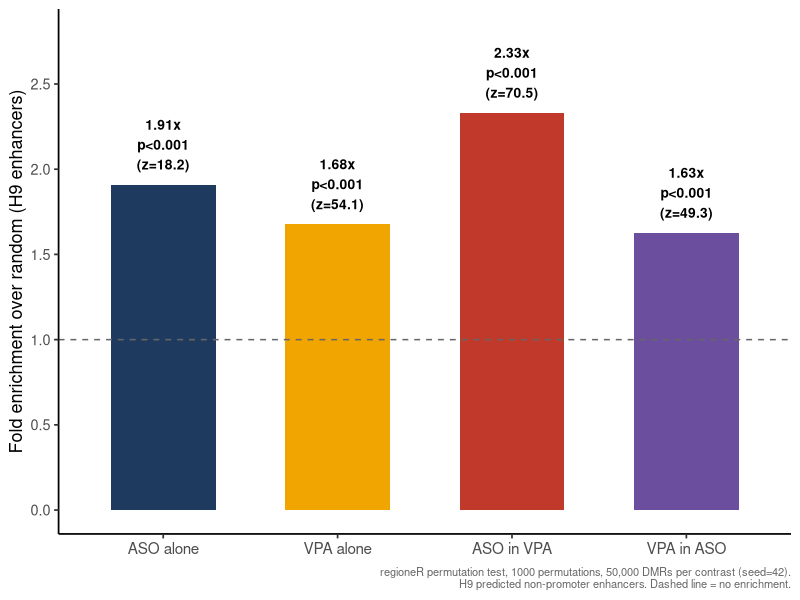

Source code (R):
#!/usr/bin/env Rscript
# 22_enhancer_plot.R
# Bar plot of H9 enhancer fold enrichment across four pairwise contrasts.
# Results from 21_enhancer_enrichment_pairwise.R (50k DMR subsample, 1000 perms).

.libPaths(c("~/R/library", .libPaths()))
library(ggplot2)
setwd("/gpfs/scratch/bt25018/sma_epigenomics_pipeline")

OUT <- "results/enhancer_pairwise"

COND_COLS <- c(
  "ASO alone"  = "#1F3A5F",
  "VPA alone"  = "#F0A500",
  "ASO in VPA" = "#C0392B",
  "VPA in ASO" = "#6B4E9E"
)

df <- data.frame(
  contrast = c("ASO alone", "VPA alone", "ASO in VPA", "VPA in ASO"),
  fold     = c(1.910, 1.678, 2.332, 1.628),
  pvalue   = c(0.001, 0.001, 0.001, 0.001),
  zscore   = c(18.23, 54.15, 70.51, 49.27)
)

df$contrast <- factor(df$contrast,
  levels=c("ASO alone","VPA alone","ASO in VPA","VPA in ASO"))
df$sig <- "p < 0.001"

p <- ggplot(df, aes(x=contrast, y=fold, fill=contrast)) +
  geom_col(width=0.6) +
  geom_hline(yintercept=1, linetype="dashed", colour="grey40", linewidth=0.5) +
  geom_text(aes(label=sprintf("%.2fx\np<0.001\n(z=%.1f)", fold, zscore)),
            vjust=-0.3, size=3.5, fontface="bold") +
  scale_fill_manual(values=COND_COLS) +
  scale_y_continuous(limits=c(0, 2.8),
                     breaks=seq(0, 2.5, 0.5)) +
  labs(x=NULL,
       y="Fold enrichment over random (H9 enhancers)",
       caption="regioneR permutation test, 1000 permutations, 50,000 DMRs per contrast (seed=42).\nH9 predicted non-promoter enhancers. Dashed line = no enrichment.") +
  theme_classic(base_size=13) +
  theme(legend.position  = "none",
        axis.text.x      = element_text(size=11),
        plot.caption     = element_text(size=8, colour="grey40"))

ggsave(file.path(OUT, "enhancer_enrichment_pairwise.pdf"),
       p, width=8, height=5, device=cairo_pdf)
message("Saved: enhancer_enrichment_pairwise.pdf")
